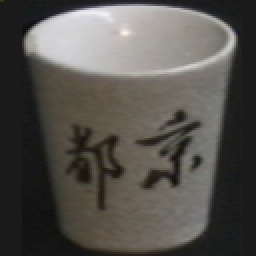
#> input picture cups/cup0.png, 128 x 128 px (shown 2 times larger)
$ jupyter execute Untitled19.ipynb
#> lines starting #> are read from the running program, lines starting #| are printed output that depends on the picture; after the words box and inside, x2 and y2 are one past the last pixel; in counts of white or black regions, pixels touching at a corner belong together
[cell 1]
import numpy as np
import cv2
from matplotlib import pyplot as plt

img = cv2.imread('cups/cup0.png')
#> img is the input picture: shape (128, 128, 3); mean B, G, R 77.9, 82.4, 85.3
gray = cv2.cvtColor(img,cv2.COLOR_BGR2GRAY)

corners = cv2.goodFeaturesToTrack(gray,25,0.01,10)
#> corners = 25 rows, first 8: [98, 79], [87, 91], [99, 62], [80, 77], [14, 25], [64, 16], [90, 56], [57, 69]
corners = np.int0(corners)

for i in corners:
    x,y = i.ravel()
    cv2.circle(img,(x,y),3,255,-1)
#> this loop made 25 passes
#> (x, y) on passes 1 to 12: (98, 79), (87, 91), (99, 62), (80, 77), (14, 25), (64, 16), (90, 56), (57, 69), (56, 83), (73, 92), (44, 72), (68, 71)
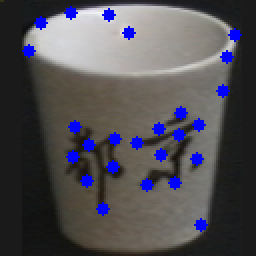
#> img: shape (128, 128, 3) (shown 2 times larger); 4.43% of pixels changed, all inside (x1, y1, x2, y2) = (11, 3, 121, 116)

plt.imshow(img),plt.show()


$ run again, with cups/cup25.png copied over cups/cup0.png
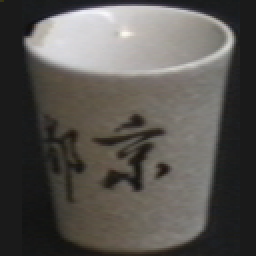
#> input picture cups/cup25.png, 128 x 128 px (shown 2 times larger)
#> img is the input picture: shape (128, 128, 3); mean B, G, R 81.1, 85.2, 88.2
#> corners = 25 rows, first 8: [13, 19], [78, 88], [81, 66], [68, 94], [61, 16], [60, 77], [71, 61], [46, 69]
#> the loop `for i in corners:` made 25 passes
#> after the loop `for i in corners:`:
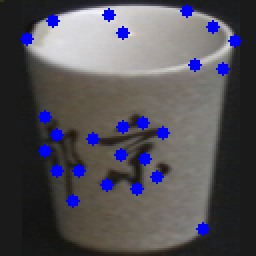
#> img: shape (128, 128, 3) (shown 2 times larger); 4.43% of pixels changed, all inside (x1, y1, x2, y2) = (10, 2, 121, 118)
